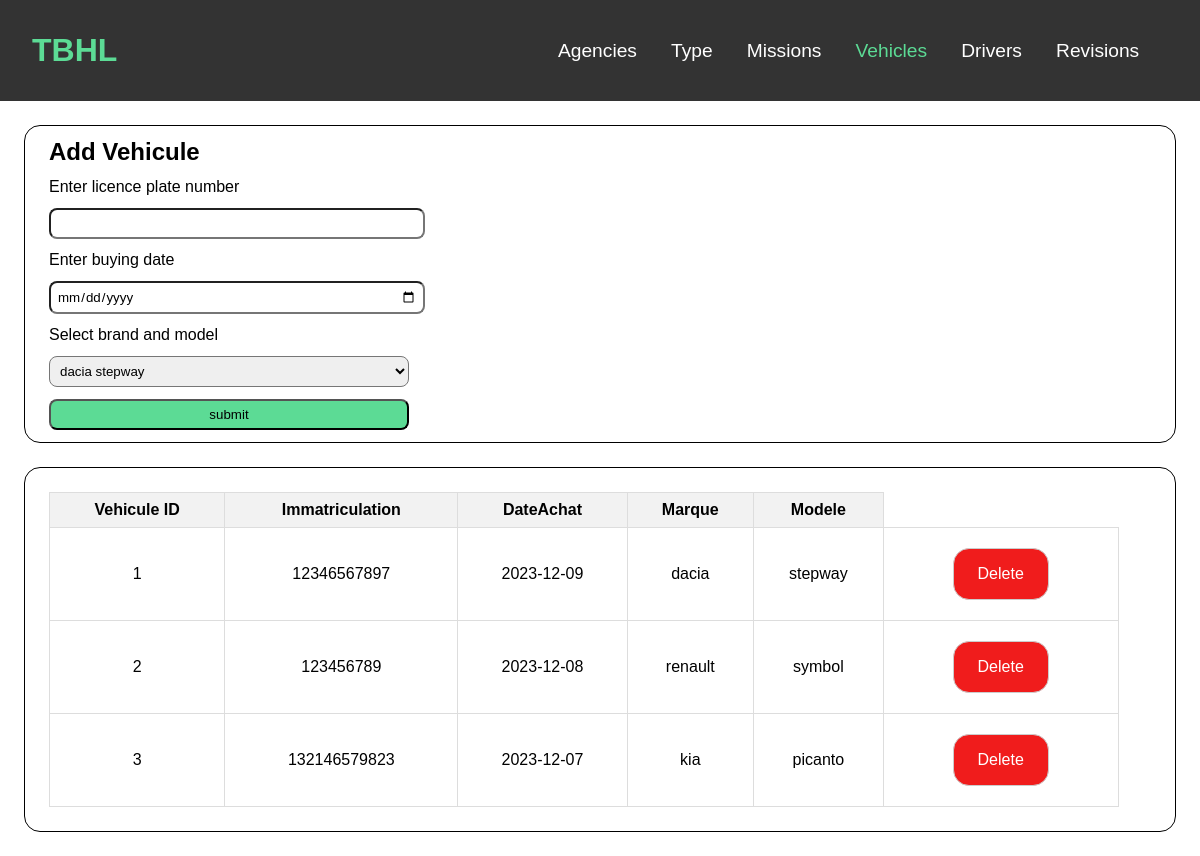
/vehicule, run on an earlier commit of the app's database.
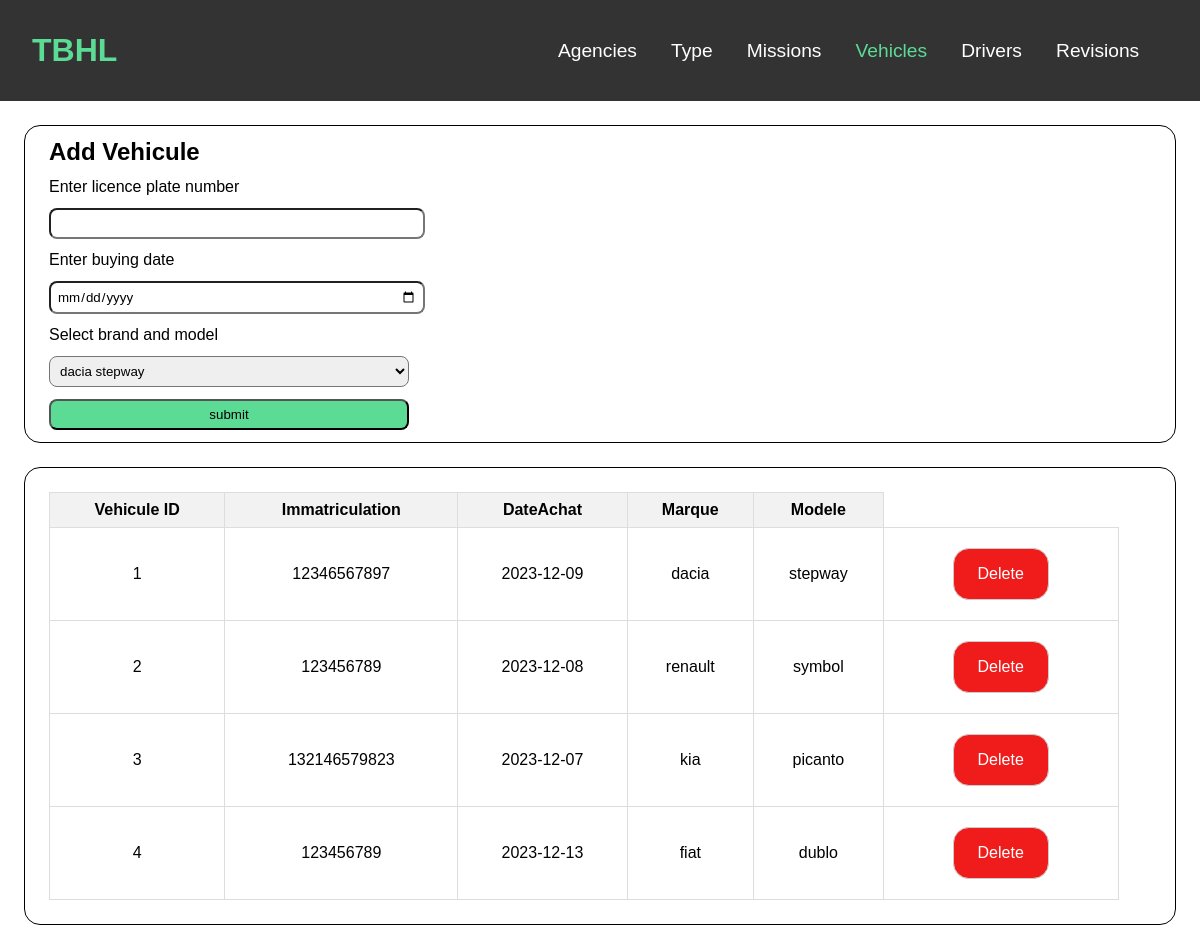
And on a later commit of the database.
### tables this page shows
CREATE TABLE Vehicule(
        VehiculeID INTEGER PRIMARY KEY AUTOINCREMENT,
        TypeID INTEGER NOT NULL,
        Immatriculation TEXT NOT NULL,
        DateAchat TEXT NOT NULL
    );

CREATE TABLE Type(
        TypeID INTEGER PRIMARY KEY AUTOINCREMENT,
        Marque TEXT NOT NULL,
        Modele TEXT NOT NULL
    );

### main.py (the view, shortened to what this page needs)
@app.route("/vehicule",methods = ['GET' , 'POST'])
def vehicule():
    modele_list = cursor.execute('SELECT * FROM Type').fetchall()
    vehicule_list = cursor.execute('''SELECT Vehicule.*, Type.*
                                   FROM Vehicule
                                   JOIN Type ON Type.TypeID = Vehicule.TypeID''').fetchall()
    return render_template("vehiculemanager.html",vehicule_list=vehicule_list,modele_list=modele_list)

### templates/vehiculemanager.html (shortened to what this page needs)
<!DOCTYPE html>
<html lang="en">
<head>
    <link type="text/css" rel="stylesheet" href="{{ url_for('static', filename='stylesheet/body.css')}}">
    <link type="text/css" rel="stylesheet" href="{{ url_for('static', filename='stylesheet/appbar.css')}}">
</head>
<body>
    <header>
        <a href="/" id="logo">TBHL</a>
        <nav>
            <ul>
                <li><a href="/agence">Agencies</a></li>
                <li><a href="/type">Type</a></li>
                <li><a href="/mission">Missions</a></li>
                <li><a href="/vehicule" class="selected">Vehicles</a></li>
                <li><a href="/chauffeur">Drivers</a></li>
                <li><a href="/revision">Revisions</a></li>
            </ul>
        </nav>
    </header>
    <div class="add">
        <form method="post">
            <h2>Add Vehicule</h2>
            <label>Enter licence plate number</label>
            <input type="number" id="imma" name="immatriculation" required>
            <label>Enter buying date</label>
            <input type="date" id="date" name="dateachat" required>
            <label>Select brand and model</label>
            <select id="modele" name="modele">
                {% for modele in modele_list %}
                <option value="{{modele[0]}}">{{modele[1]}} {{modele[2]}}</option>
                {% endfor %}
            </select>
            <input type="submit" id="sub" value="submit">
        </form>
    </div>
    <div class="list">
        <table>
            <thead>
                <tr>
                    <th>Vehicule ID</th>
                    <th>Immatriculation</th>
                    <th>DateAchat</th>
                    <th>Marque</th>
                    <th>Modele</th>
                </tr>
            </thead>
            <tbody>
                {% for element in vehicule_list %}
                    <tr>
                        <td>{{ element[0] }}</td>
                        <td>{{ element[2] }}</td>
                        <td>{{ element[3] }}</td>
                        <td>{{ element[5] }}</td>
                        <td>{{ element[6] }}</td>
                        <td>
                            <a href="/vehicule/sup:{{element[0]}}">Delete</a>
                        </td>
                    </tr>
                {% endfor %}
            </tbody>
        </table>
    </div>
</body>
</html>

What changed in the data, as far as the page shows it:
added Vehicule: VehiculeID "4", Immatriculation "123456789", DateAchat "2023-12-13", Marque "fiat", Modele "dublo"
